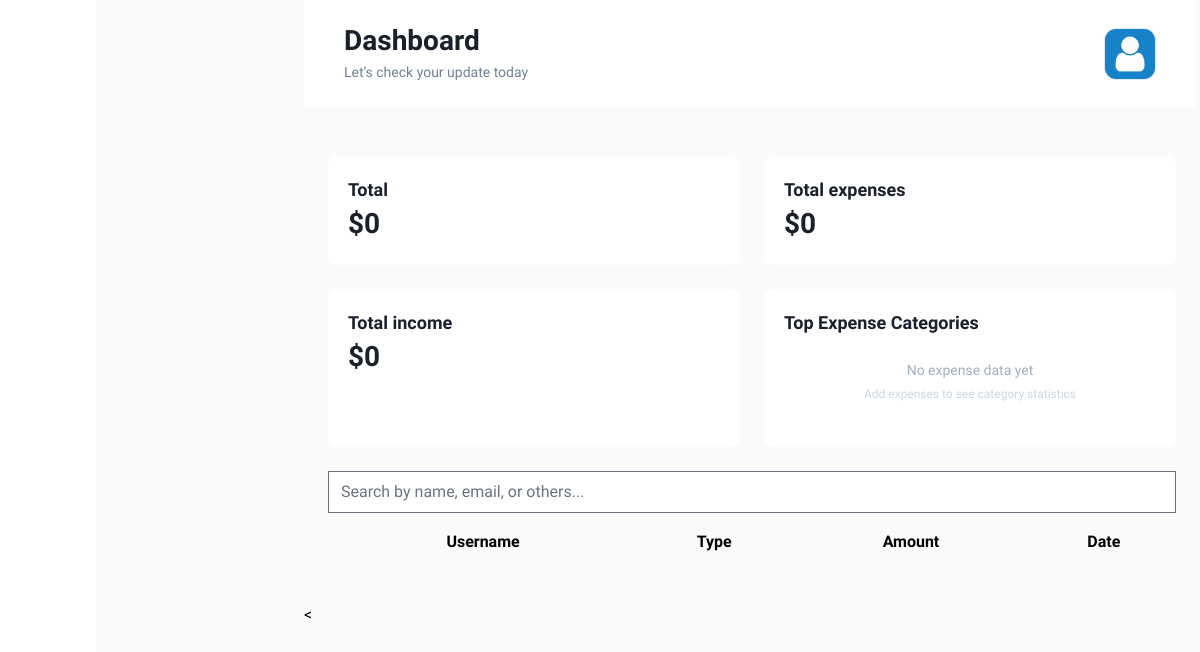
/ (signed in), run on an earlier commit of the app's database.
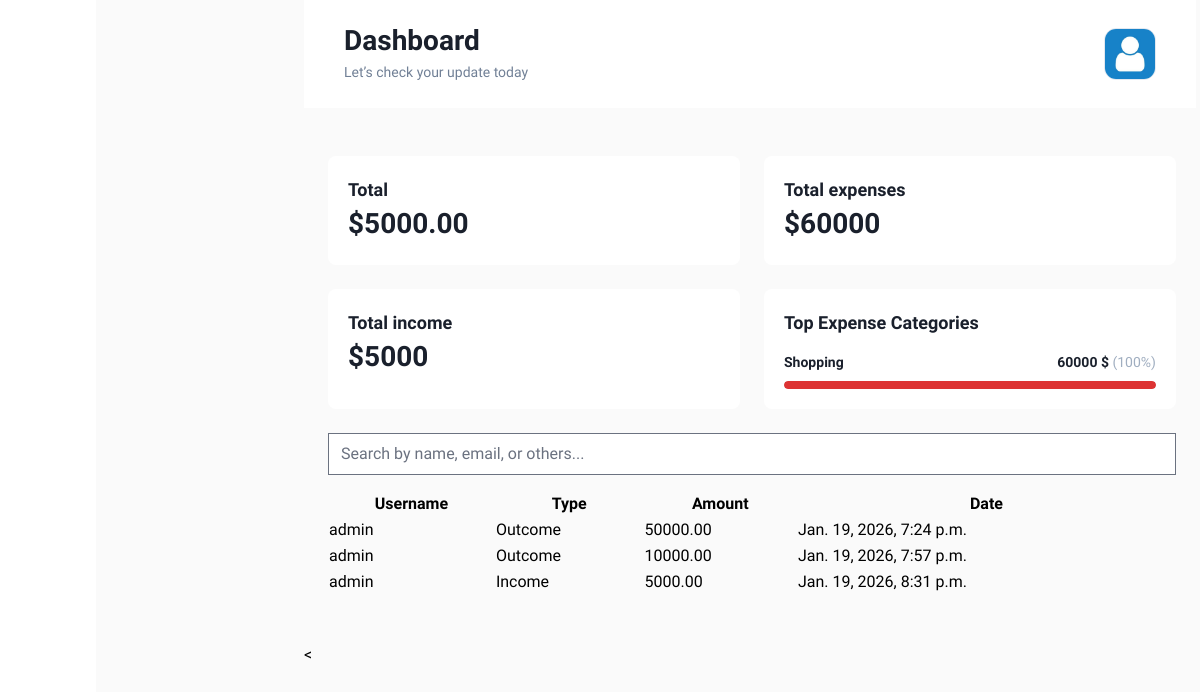
And on a later commit of the database.
### user/models.py (models this page shows, shortened)
class CustomUser(AbstractUser):
    LANGUAGE_CHOICES = (
        ('en', 'English'),
        ('uz', 'Uzbek'),
    )
    phone_number = models.CharField(max_length=20, blank=True, null=True)
    avatar = models.ImageField(upload_to='avatars/', default='avatars/default.png')
    address = models.CharField(max_length=100, null=True, blank=True)
    language = models.CharField(
        max_length=2,
        choices=LANGUAGE_CHOICES,
        default='en'
    )

### mainapp/models.py (models this page shows, shortened)
class Category(models.Model):
    TYPE_CHOICES = (
        ('income', 'Kirim'),
        ('expense', 'Chiqim'),
    )
    title = models.CharField(max_length=32)
    type_p = models.CharField(max_length=8, choices=TYPE_CHOICES)

class IncomeOutcome(models.Model):
    TYPE_CHOICES = [
        ('income', 'Kirim'),
        ('expense', 'Chiqim'),
    ]
    author = models.ForeignKey(settings.AUTH_USER_MODEL, on_delete=models.CASCADE)
    wallet = models.ForeignKey(Wallet, on_delete=models.CASCADE, related_name='wallets')
    amount = models.DecimalField(max_digits=15, decimal_places=2)
    category = models.ForeignKey(Category, on_delete=models.CASCADE)
    type = models.CharField(max_length=8, choices=TYPE_CHOICES)
    comment = models.TextField()
    created = models.DateTimeField(auto_now_add=True)
    updated = models.DateTimeField(auto_now=True)

### mainapp/views.py (the view)
# urls.py: 2. Add a URL to urlpatterns:  path('', views.home, name='home')
@login_required
def home(request):
    wallets = Wallet.objects.filter(owner=request.user)
    histories = IncomeOutcome.objects.filter(author=request.user)
    total = sum(wallet.balance for wallet in wallets)
    outcome = (
            IncomeOutcome.objects
            .filter(author=request.user, type='expense')
            .aggregate(total=Coalesce(Sum('amount'), Decimal("0"), output_field=DecimalField(max_digits=15, decimal_places=2)))['total']
    )
    income = (
        IncomeOutcome.objects
        .filter(author=request.user, type='income')
        .aggregate(total=Coalesce(Sum('amount'), Decimal("0"), output_field=DecimalField(max_digits=15, decimal_places=2)))['total']
    )
    top_cats_qs = (
        histories
        .filter(type="expense")
        .values("category_id", "category__title")
        .annotate(total_amount=Coalesce(Sum("amount"), Decimal("0"), output_field=DecimalField(max_digits=15, decimal_places=2)))
        .order_by("-total_amount")[:3]
    )
    top_categories = []
    outcome_total = outcome or Decimal("0")
    for row in top_cats_qs:
        amt = row["total_amount"] or Decimal("0")
        pct = 0
        if outcome_total > 0:
            pct = int((amt / outcome_total) * 100)
        top_categories.append({
            "title": row["category__title"] or "Unknown",
            "amount": amt,
            "percent": pct,
        })
    total_transactions = income + outcome
    if total_transactions > 0:
        income_percentage = round((income / total_transactions) * 100)
        outcome_percentage = round((outcome / total_transactions) * 100)
    else:
        income_percentage = 0
        outcome_percentage = 0
    return render(request, 'index-2.html', {
        "total": total,
        "income": income,
        "outcome": outcome,
        "income_percentage": income_percentage,
        "outcome_percentage": outcome_percentage,
        "wallets": wallets,
        "histories": histories,
        'top_categories': top_categories,
    })

### templates/index-2.html (shortened to what this page needs)
{% extends 'base.html' %}
{% load static %}
{% load i18n %}
{% block content %}
<main class="w-full px-6 pb-6 pt-[100px] sm:pt-[156px] xl:px-[48px] xl:pb-[48px]">
  <div class="2xl:flex 2xl:space-x-[48px]">
    <section class="mb-6 2xl:mb-0 2xl:flex-1">
      <div class="mb-[24px] w-full xl:flex xl:space-x-[24px]">
        <div class="w-full xl:w-66">
          <div class="grid gap-3 sm:grid-cols-2 sm:gap-[24px]">
            <div class="rounded-lg bg-white p-5 dark:bg-darkblack-600">
              <span class="text-lg font-semibold text-bgray-900 dark:text-white">
                {% trans "Total" %}
              </span>
              <p class="text-3xl font-bold text-bgray-900 dark:text-white">
                ${{ total }}
              </p>
            </div>
            <div class="rounded-lg bg-white p-5 dark:bg-darkblack-600">
              <span class="text-lg font-semibold text-bgray-900 dark:text-white">
                {% trans "Total expenses" %}
              </span>
              <p class="text-3xl font-bold text-bgray-900 dark:text-white">
                ${{ outcome }}
              </p>
            </div>
            <div class="rounded-lg bg-white p-5 dark:bg-darkblack-600">
              <span class="text-lg font-semibold text-bgray-900 dark:text-white">
                {% trans "Total income" %}
              </span>
              <p class="text-3xl font-bold text-bgray-900 dark:text-white">
                ${{ income }}
              </p>
            </div>
            <div class="rounded-lg bg-white p-5 dark:bg-darkblack-600">
              <span class="text-lg font-semibold text-bgray-900 dark:text-white">
                {% trans "Top Expense Categories" %}
              </span>
              {% if top_categories %}
                <div class="space-y-4 mt-4">
                  {% for c in top_categories %}
                    <div>
                      <div class="flex items-center justify-between">
                        <p class="text-sm font-semibold text-bgray-900 dark:text-white">
                          {{ c.title }}
                        </p>
                        <p class="text-sm font-bold text-bgray-900 dark:text-white">
                          {{ c.amount|floatformat:0 }} $
                          <span class="text-bgray-500 font-medium">
                            ({{ c.percent }}%)
                          </span>
                        </p>
                      </div>
                      <div class="mt-2 h-2 w-full rounded-full bg-bgray-200 overflow-hidden">
                        <div class="h-2 rounded-full bg-error-300"
                             style="width: {{ c.percent }}%"></div>
                      </div>
                    </div>
                  {% endfor %}
                </div>
              {% else %}
                <div class="py-6 text-center">
                  <p class="text-sm font-medium text-bgray-500">
                    {% trans "No expense data yet" %}
                  </p>
                  <p class="text-xs text-bgray-400 mt-1">
                    {% trans "Add expenses to see category statistics" %}
                  </p>
                </div>
              {% endif %}
            </div>
          </div>
        </div>
      </div>
      <input
        type="text"
        placeholder="{% trans 'Search by name, email, or others...' %}"
        class="search-input w-full mb-4"
      />
      <table class="w-full">
        <tr>
          <th>{% trans "Username" %}</th>
          <th>{% trans "Type" %}</th>
          <th>{% trans "Amount" %}</th>
          <th>{% trans "Date" %}</th>
        </tr>
        {% for history in histories %}
        <tr>
          <td>{{ request.user.username }}</td>
          <td>
            {% if history.type == 'income' %}
              {% trans "Income" %}
            {% else %}
              {% trans "Outcome" %}
            {% endif %}
          </td>
          <td>{{ history.amount }}</td>
          <td>{{ history.created }}</td>
        </tr>
        {% endfor %}
      </table>
    </section>
  </div>
</main>
<
  </body>
</html>
{% endblock content %}

### templates/base.html (shortened to what this page needs)
<!DOCTYPE html>
{% load static %}
<html lang="en">
  <head>
    <link rel="stylesheet" href="{% static './assets/css/slick.css' %}" />
    <link rel="stylesheet" href="{% static './assets/css/aos.css' %}" />
    <link rel="stylesheet" href="{% static './assets/css/flatpickr.min.css' %}" />
    <link rel="stylesheet" href="{% static './assets/css/output.css' %}" />
    <link rel="stylesheet" href="{% static './assets/css/style.css' %}" />
  </head>
  <body>
    <div class="layout-wrapper active w-full">
      <div class="relative flex w-full">
        <aside class="relative hidden w-[96px] bg-white dark:bg-black sm:block">
        </aside>
        <div
          class="body-wrapper flex-1 overflow-x-hidden dark:bg-darkblack-500"
        >
          <header class="header-wrapper fixed z-30 hidden w-full md:block">
            <div
              class="relative flex h-[108px] w-full items-center justify-between bg-white px-10 dark:bg-darkblack-600 2xl:px-[76px]"
            >
              <div>
                <h3
                  class="text-xl font-bold text-bgray-900 dark:text-bgray-50 lg:text-3xl lg:leading-[36.4px]"
                >
                  Dashboard
                </h3>
                <p
                  class="text-xs font-medium text-bgray-600 dark:text-bgray-50 lg:text-sm lg:leading-[25.2px]"
                >
                  Let’s check your update today
                </p>
              </div>
              <div class="quick-access-wrapper relative">
                <div class="flex items-center space-x-[43px]">
                  <div
                    onclick="profileAction()"
                    class="flex cursor-pointer space-x-0 lg:space-x-3"
                  >
                    <div
                      class="h-[52px] w-[52px] overflow-hidden rounded-xl border border-bgray-300"
                    >
                      {% if user.avatar %}
            <img src="{{ user.avatar.url }}" class="profile-avatar">
        {% else %}
            <img src="https://via.placeholder.com/120" class="profile-avatar">
        {% endif %}
                    </div>
                  </div>
                </div>
              </div>
            </div>
          </header>
          {% block content %}
          {% endblock content %}
</html>

What changed in the data, as far as the page shows it:
added Category: title "Shopping", amount "60000", percent "100"
added IncomeOutcome: {{ request.user.username }} "admin", amount "50000.00", created "Jan. 19, 2026, 7:24 p.m."
added IncomeOutcome: {{ request.user.username }} "admin", amount "10000.00", created "Jan. 19, 2026, 7:57 p.m."
added IncomeOutcome: {{ request.user.username }} "admin", amount "5000.00", created "Jan. 19, 2026, 8:31 p.m."
Also different on the page:
{{ total }}: "0" → "5000.00"
{{ outcome }}: "0" → "60000"
{{ income }}: "0" → "5000"
text no longer shown: "No expense data yet Add expenses to see category statistics"
